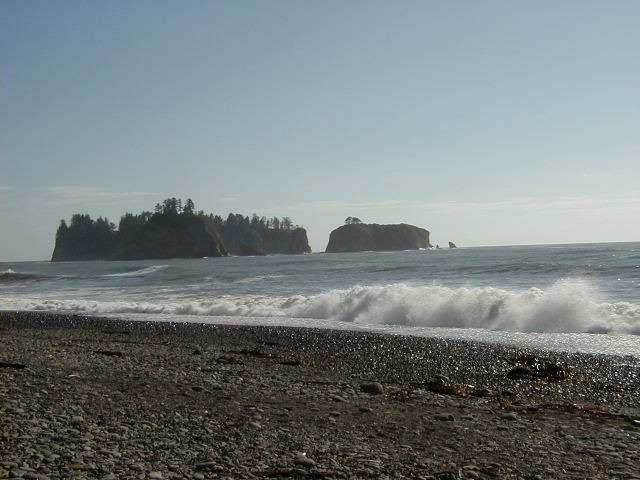
#> input picture p4-107396-163128-192744/input/beach_1.jpg, 640 x 480 px
$ python arithmetic_and_geometric_operations.py --input_file ../../p4-107396-163128-192744/input/beach_1.jpg --output_file_b out.png --output_file_c0 out.png --output_file_c1 out.png
#> lines starting #> are read from the running program, lines starting #| are printed output that depends on the picture; long printed decimals are rounded
### p0-163128-192744/src/color_planes.py
from __future__ import absolute_import
from __future__ import division
from __future__ import print_function

import sys
import cv2
import numpy as np
import argparse

DEBUG=False

# Channel order in cv2 is BGR
# [9 lines left out: function a_function, not called in this run]


def b_function(original_img):
  _, g, _ = cv2.split(original_img)

  return g

# [35 lines left out: functions c_function, main, not called in this run]

# [2 lines that do not run on import are left out]

### p0-163128-192744/src/arithmetic_and_geometric_operations.py
from __future__ import absolute_import
from __future__ import division
from __future__ import print_function

import sys
import cv2
import numpy as np
import argparse

import color_planes as cp

DEBUG=False
MULTIPLEXER=10
N_SHIFT=2

def max(array):
    array = np.reshape(array, (-1))
    max = -float('inf')

    for bin in array:
        if bin > max:
            max = bin

    return max

def min(array):
    array = np.reshape(array, (-1))
    min = float('inf')

    for bin in array:
        if bin < min:
            min = bin

    return min


def mean(array):
    array = np.reshape(array, (-1))
    mean = array.sum()/array.shape[0]

    return mean

def std(array):
    array = np.reshape(array, (-1))
    std = np.sqrt((np.power(array - mean(array), 2)).sum()/(array.shape[0]-1))

    return std

def normalize(img):
    mean_ = mean(img)
    std_ = std(img)

    norm = (((img.astype(float) - mean_)/std_)*MULTIPLEXER) + mean_

    return norm.astype(np.uint8)


def shift_image(img):
    height, width = img.shape

    shift_matrix = np.float32([[1, 0, -N_SHIFT],[0, 1, 0]])
    shifted_img  = cv2.warpAffine(img, shift_matrix, (width, height))

    return shifted_img

def a_function(green_img):
    green_max = max(green_img)
    green_min = min(green_img)
    green_mean = mean(green_img)
    green_std = std(green_img)

    print("\t\tMax value:", green_max)
    print("\t\tMin value:", green_min)
    print("\t\tMean value:", green_mean)
    print("\t\tStd value:", green_std)

    return green_img

def b_function(green_img):
    return normalize(green_img)


def c_function(green_img):
    shifted_img = shift_image(green_img)
    substracted_img = green_img - shifted_img

    substracted_img[substracted_img > 255] = 255
    substracted_img[substracted_img < 0]   = 0

    return shifted_img, substracted_img


def main(argv):
  # Parse arguments
  parser = argparse.ArgumentParser()
  parser.add_argument('-i',  '--input_file',    help='Input file', required=True)
  parser.add_argument('-ob', '--output_file_b', help='Output file from b question', required=True)
  parser.add_argument('-oc0', '--output_file_c0', help='Output file from c 0 question', required=True)
  parser.add_argument('-oc1', '--output_file_c1', help='Output file from c 1 question', required=True)
  args = parser.parse_args()

  input_img = cv2.imread(args.input_file)
#> input_img is the input picture: shape (480, 640, 3); mean B, G, R 128.5, 127.8, 118.5
  green_img = cp.b_function(input_img) # Green image
#> in b_function, `_, g, _ = cv2.split(original_img)`:
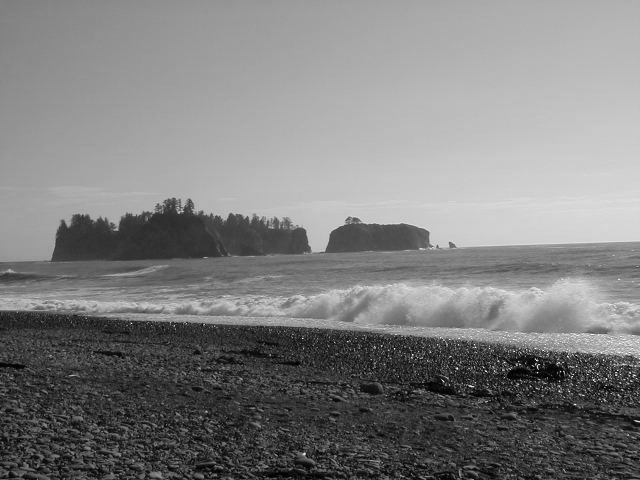
#> g: shape (480, 640); min 0, max 255, mean 127.8

  print("\tMetrics from original image:")
  a_function(green_img)
#> the loop in max, `for bin in array:` made 307200 passes
#> bin on passes 1, 19, 23, 33, 41, 49: 127, 128, 129, 130, 131, 133
#> after the loop in max, `for bin in array:`: max = 255
#> the loop in min, `for bin in array:` made 307200 passes
#> bin on passes 1, 5, 7: 127, 126, 125
#> bin on passes 2, 3, 4, 6, 8, 9: 127, 127, 127, 126, 125, 125
#> after the loop in min, `for bin in array:`: min = 0
#> in mean, `mean = array.sum()/array.shape[0]`: mean = 127.8
#> in std, `std = np.sqrt((np.power(array - mean(array), 2)).sum()/(array.shape[0]..`: std = 59.21
#| 		Max value: 255
#| 		Min value: 0
#| 		Mean value: 127.753
#| 		Std value: 59.212

  b_img = b_function(green_img)
#> in normalize, `mean_ = mean(img)`: mean_ = 127.8
#> in normalize, `std_ = std(img)`: std_ = 59.21
#> in normalize, `norm = (((img.astype(float) - mean_)/std_)*MULTIPLEXER) + mean_`:
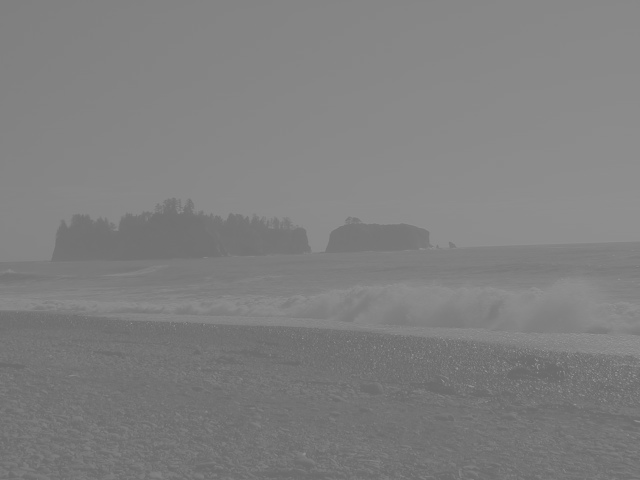
#> norm: shape (480, 640) float64; min 106.2, max 149.2, mean 127.8
  cv2.imwrite(args.output_file_b, b_img)

  print("\tMetrics from normalized image:")
  a_function(b_img)
#> the loop in max (call 2), `for bin in array:` made 307200 passes
#> the loop in min (call 2), `for bin in array:` made 307200 passes
#| 		Max value: 149
#| 		Min value: 106
#| 		Mean value: 127.252
#| 		Std value: 10.009

  c0_img, c1_img = c_function(green_img)
#> in shift_image, `shifted_img  = cv2.warpAffine(img, shift_matrix, (width, height))`:
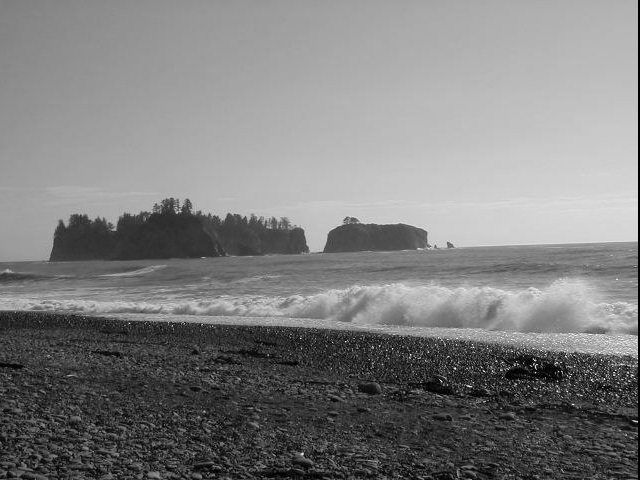
#> shifted_img: shape (480, 640); min 0, max 255, mean 127.4
#> in c_function, `substracted_img = green_img - shifted_img`:
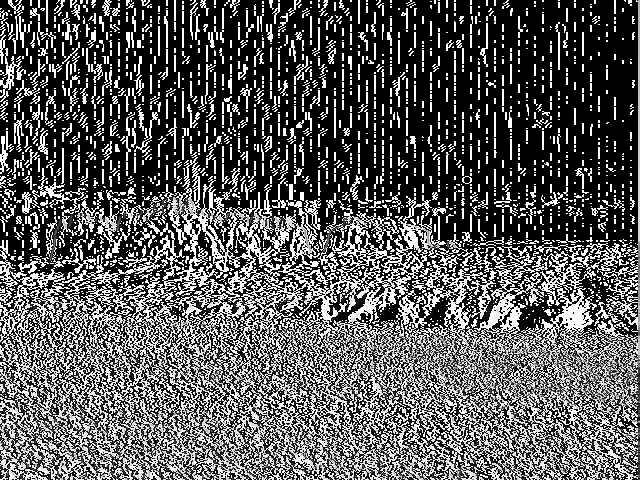
#> substracted_img: shape (480, 640); min 0, max 255, mean 89.2
  cv2.imwrite(args.output_file_c0, c0_img)
  cv2.imwrite(args.output_file_c1, c1_img)

  print("\tMetrics from substracted image:")
  a_function(c1_img)
#| 		Max value: 255
#| 		Min value: 0
#| 		Mean value: 89.202
#| 		Std value: 113.888


  if DEBUG:
    cv2.imshow("Input image", input_img)
    cv2.imshow("Input green", green_img)
    cv2.imshow("B function", b_img)
    cv2.imshow("C0 FUNCTION", c0_img)
    cv2.imshow("C1 FUNCTION", c1_img)

    cv2.waitKey(0)
    cv2.destroyAllWindows()


if __name__ == "__main__":
  sys.exit(main(sys.argv[1:]))
#> (the program exits here)

$ run again, on p4-107396-163128-192744/input/beach_3.jpg
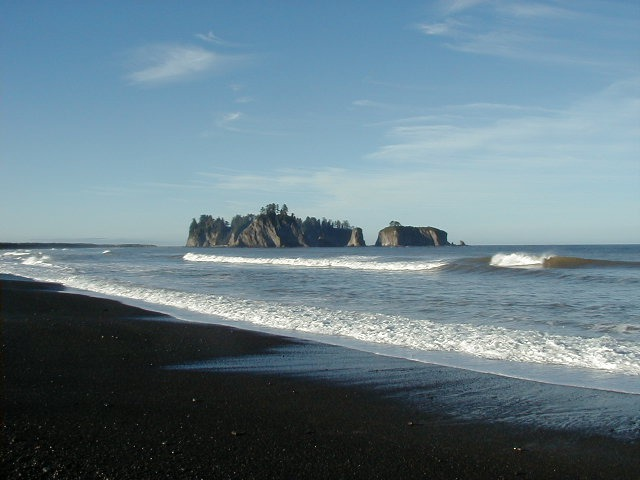
#> input picture p4-107396-163128-192744/input/beach_3.jpg, 640 x 480 px
#> in main, input_img is the input picture: shape (480, 640, 3); mean B, G, R 136.7, 125.4, 102.2
#> the loop in max, `for bin in array:` made 307200 passes
#> bin on passes 1, 41: 127, 129
#> after the loop in max, `for bin in array:`: max = 255
#> the loop in min, `for bin in array:` made 307200 passes
#> bin on passes 1, 3, 4, 5: 127, 126, 125, 124
#> after the loop in min, `for bin in array:`: min = 0
#> mean = 125.4
#> std = 64.73
#| 		Max value: 255
#| 		Min value: 0
#| 		Mean value: 125.358
#| 		Std value: 64.734
#> mean_ = 125.4
#> std_ = 64.73
#> in normalize, `norm = (((img.astype(float) - mean_)/std_)*MULTIPLEXER) + mean_`:
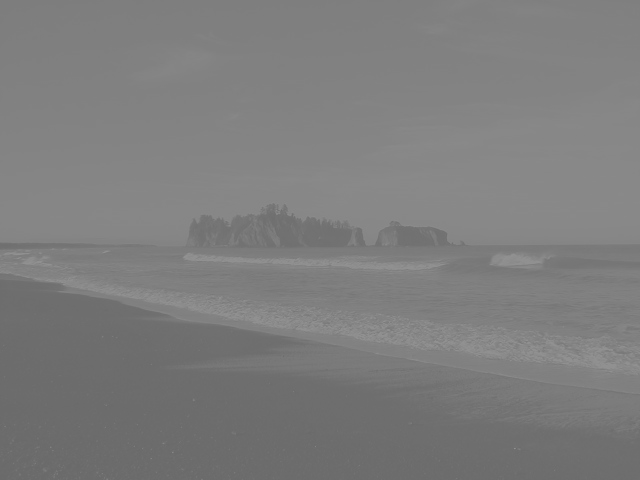
#> norm: shape (480, 640) float64; min 106, max 145.4, mean 125.4
#> the loop in min (call 2), `for bin in array:` made 307200 passes
#| 		Max value: 145
#| 		Min value: 105
#| 		Mean value: 124.871
#| 		Std value: 9.994
#> in c_function, `substracted_img = green_img - shifted_img`:
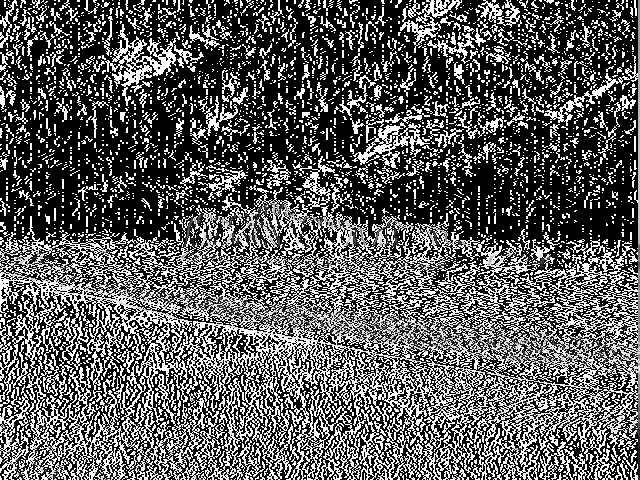
#> substracted_img: shape (480, 640); min 0, max 255, mean 92.9
#| 		Max value: 255
#| 		Min value: 0
#| 		Mean value: 92.922
#| 		Std value: 118.528

$ run again, on p4-107396-163128-192744/input/beach_5.jpg
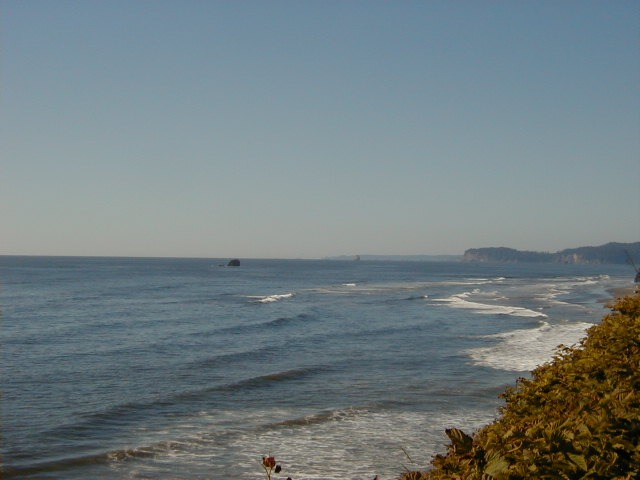
#> input picture p4-107396-163128-192744/input/beach_5.jpg, 640 x 480 px
#> in main, input_img is the input picture: shape (480, 640, 3); mean B, G, R 128.8, 125.4, 113
#> the loop in max, `for bin in array:` made 307200 passes
#> bin on passes 1, 2, 9, 25: 136, 137, 138, 140
#> after the loop in max, `for bin in array:`: max = 228
#> the loop in min, `for bin in array:` made 307200 passes
#> bin on passes 1, 17: 136, 134
#> after the loop in min, `for bin in array:`: min = 0
#> mean = 125.4
#> std = 34.77
#| 		Max value: 228
#| 		Min value: 0
#| 		Mean value: 125.423
#| 		Std value: 34.766
#> mean_ = 125.4
#> std_ = 34.77
#> in normalize, `norm = (((img.astype(float) - mean_)/std_)*MULTIPLEXER) + mean_`:
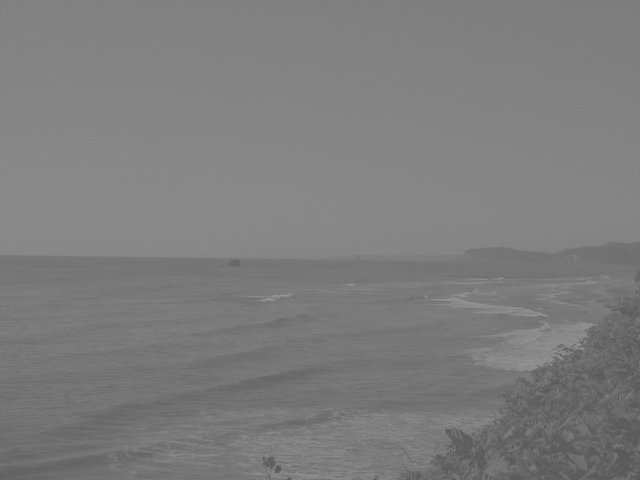
#> norm: shape (480, 640) float64; min 89.35, max 154.9, mean 125.4
#> the loop in max (call 2), `for bin in array:` made 307200 passes
#> bin on passes 1 to 8: 128, 128, 128, 128, 128, 128, 128, 128
#> the loop in min (call 2), `for bin in array:` made 307200 passes
#> bin on passes 1, 17: 128, 127
#| 		Max value: 154
#| 		Min value: 89
#| 		Mean value: 124.930
#| 		Std value: 10.013
#> in c_function, `substracted_img = green_img - shifted_img`:
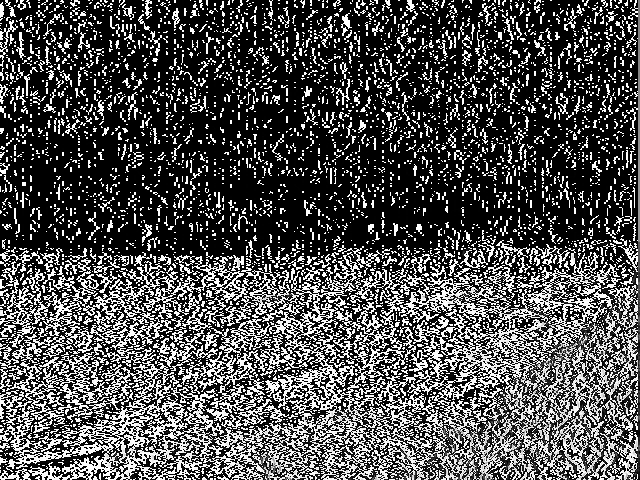
#> substracted_img: shape (480, 640); min 0, max 255, mean 79
#| 		Max value: 255
#| 		Min value: 0
#| 		Mean value: 78.963
#| 		Std value: 114.298
